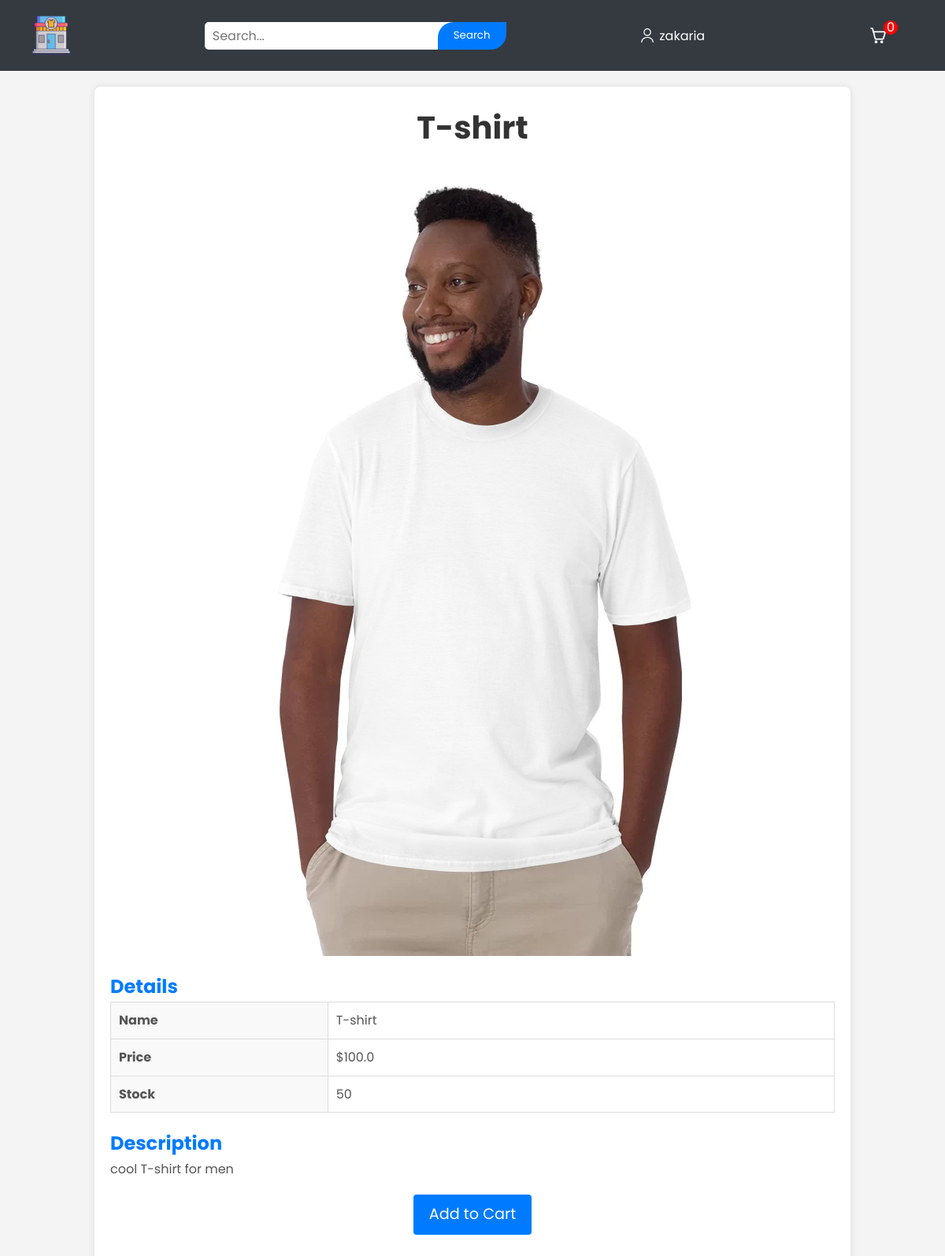
/productDescription?productId=4 (signed in), run on the app's committed database.
### tables this page shows
CREATE TABLE users 
		(userId INTEGER PRIMARY KEY, 
		password TEXT,
		email TEXT,
		firstName TEXT,
		lastName TEXT,
		address1 TEXT
		);

CREATE TABLE products
		(productId INTEGER PRIMARY KEY,
		name TEXT,
		price REAL,
		description TEXT,
		image TEXT,
		stock INTEGER,
		categoryId INTEGER,
		FOREIGN KEY(categoryId) REFERENCES categories(categoryId)
		);

### main.py (the view)
    @app.route("/productDescription")
    def productDescription():
        loggedIn, firstName, noOfItems= getLoginDetails()
        productId= request.args.get('productId')
        with sqlite3.connect('database.db') as conn:
            cur= conn.cursor()
            cur.execute('SELECT productId, name, price, description, image, stock FROM products WHERE productId= ?', (productId, ))
            productData= cur.fetchone()
        conn.close()
        return render_template("productDescription.html", custom_css= "productDescription", pagetitle= "Home | Description",  data=productData, loggedIn= loggedIn, firstName= firstName, noOfItems= noOfItems)

### templates/productDescription.html
{% extends 'base.html' %}
{% block content %}
<div id="display">
	<div id="productName">
		<h1>{{data[1]}}</h1>
	</div>
	<div>
		<img src="{{url_for('static', filename='uploads/'+data[4]) }}" id="productImage"/>
	</div>
	<div id="productDescription">
		<h2>Details</h2>
		<table id="descriptionTable">
			<tr>
				<td>Name</td>
				<td>{{data[1]}}</td>
			</tr>
			<tr>
				<td>Price</td>
				<td>${{data[2]}}</td>
			</tr>
			<tr>
				<td>Stock</td>
				<td>{{data[5]}}</td>
			</tr>
		</table>
		<h2>Description</h2>
		<p>{{data[3]}}</p>
	</div>
	<div id="addToCart">
		<a href="/addToCart?productId={{request.args.get('productId')}}">Add to Cart</a>
	</div>
</div>
{% endblock %}

### templates/base.html (shortened to what this page needs)
<!DOCTYPE HTML>
<html lang="en">
<head>
    <link rel="stylesheet" href="{{ url_for('static', filename='css/topStyle.css') }}" />
    <link rel="stylesheet" href="{{ url_for('static', filename='css/' + custom_css + '.css') }}" />
</head>
<body>
    <div id="top-title">
        <a href="/">
            <img id="top-logo" src="{{ url_for('static', filename='images/logo.png') }}" />
        </a>
        <form class="top-form">
            <input id="top-searchBox" type="text" name="searchQuery" placeholder="Search...">
            <input id="top-searchButton" type="submit" value="Search">
        </form>
        {% if not loggedIn %}
        <div id="top-signInButton">
            <a class="top-link" href="/loginForm">Sign In</a>
        </div>
        {% else %}
        <div class="top-dropdown">
            <button class="top-dropbtn">
                <img src="{{ url_for('static', filename='images/utilisateur.png')}}" alt="">
                <span>
                    {{firstName}}
                </span>
            </button>
        </div>
        {% endif %}
        <div id="top-kart">
            <a class="top-link" href="/cart">
                <img src="{{ url_for('static', filename='images/shoppingCart.png') }}" id="top-cartIcon" />
                <div class="top-puiss">
					<span>{{ noOfItems }}</span>
                </div>
            </a>
        </div>
    </div>
    {% block content %} {% endblock %}
</body>
</html>

### static/css/topStyle.css (style rules this page uses)
* { margin: 0; padding: 0; box-sizing: border-box; font-family: 'Poppins', sans-serif; }
body { background-color: #f4f4f4; color: #333; font-size: 16px; line-height: 1.6; }
.top-form { display: flex; align-items: center; }
.top-link { color: white; text-decoration: none; padding: 10px 20px; border-radius: 4px; transition: background-color 0.3s ease; }
.top-puiss { display: flex; justify-content: center; align-items: center; height: 18px; width: 18px; background-color: red; border-radius: 50%; margin-top: -20px; margin-left: -13px; }
#top-logo { height: 50px; width: auto; margin: 10px 20px; float: left; }
#top-title { background-color: #343a40; color: white; display: flex; align-items: center; justify-content: space-between; padding: 10px 20px; position: sticky; top: 0; z-index: 1000; }
#top-title a { color: white; text-decoration: none; }
#top-searchBox { height: 35px; width: 90%; padding: 5px 10px; border: none; border-radius: 5px; font-size: 1em; margin-right: 10px; outline: none; }
#top-searchButton { height: 35px; padding: 5px 20px; margin-left: -50px; background-color: #007bff; color: white; border: none; border-radius: 20px 0px; cursor: pointer; transition: background-color 0.3s ease; }
.top-dropdown { position: relative; display: inline-block; }
.top-dropbtn { display: flex; justify-content: center; align-items: center; gap: 5px; background-color: #343a40; color: white; padding: 10px 20px; font-size: 1em; border: none; cursor: pointer; border-radius: 5px; transition: background-color 0.3s ease; }
.top-dropbtn img { height: 20px; width: 20px; }
#top-kart { color: white; margin: 0 20px; display: flex; align-items: center; }
#top-kart a { display: flex; align-items: center; text-decoration: none; color: white; }
#top-cartIcon { height: 20px; width: 20px; margin-right: 10px; }

### static/css/productDescription.css (style rules this page uses)
#display { width: 80%; margin: 20px auto; padding: 20px; background-color: #fff; border-radius: 8px; box-shadow: 0 0 10px rgba(0, 0, 0, 0.1); }
#display > div { margin-bottom: 20px; }
#productName h1 { font-size: 2.5em; color: #333; text-align: center; margin-bottom: 20px; }
#productImage { display: block; max-width: 100%; height: auto; margin: 0 auto; border-radius: 8px; }
#productDescription h2 { font-size: 1.5em; color: #007bff; margin-top: 20px; }
#descriptionTable { width: 100%; border-collapse: collapse; margin-bottom: 20px; }
#descriptionTable td { padding: 10px; border: 1px solid #ddd; font-size: 1em; color: #555; }
#descriptionTable td:first-child { font-weight: bold; background-color: #f9f9f9; width: 30%; }
#descriptionTable td:last-child { text-align: left; }
#productDescription p { font-size: 1em; color: #555; line-height: 1.6; }
#addToCart { text-align: center; margin-top: 20px; }
#addToCart a { display: inline-block; padding: 10px 20px; background-color: #007bff; color: white; text-decoration: none; border-radius: 4px; font-size: 1.2em; transition: background-color 0.3s, transform 0.3s; }

### data on the page
users: firstName "zakaria"
products: name "T-shirt", image (picture), price "100.0", stock "50", description "cool T-shirt for men"

### other printed values
{{ noOfItems }} "0"
